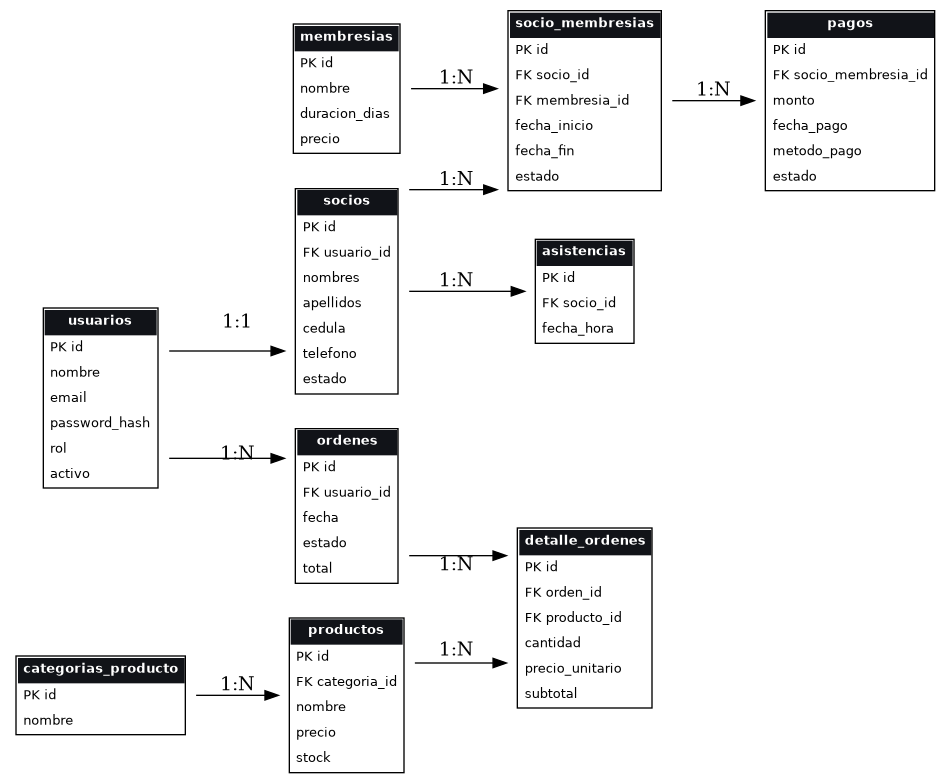

Reproduce this figure in Python.
import graphviz

g = graphviz.Digraph('DER', format='png')
g.attr(rankdir='LR', bgcolor='white', fontname='Helvetica', splines='ortho')
g.attr('node', shape='none', fontname='Helvetica', fontsize='10')

def entidad(nombre, campos):
    filas = ''.join(
        f'<TR><TD ALIGN="LEFT" PORT="{c.split()[0]}">{c}</TD></TR>' for c in campos
    )
    label = f'''<
    <TABLE BORDER="1" CELLBORDER="0" CELLSPACING="0" CELLPADDING="4">
    <TR><TD BGCOLOR="#111318"><FONT COLOR="white"><B>{nombre}</B></FONT></TD></TR>
    {filas}
    </TABLE>>'''
    g.node(nombre, label=label)

entidad('usuarios', ['PK id', 'nombre', 'email', 'password_hash', 'rol', 'activo'])
entidad('socios', ['PK id', 'FK usuario_id', 'nombres', 'apellidos', 'cedula', 'telefono', 'estado'])
entidad('membresias', ['PK id', 'nombre', 'duracion_dias', 'precio'])
entidad('socio_membresias', ['PK id', 'FK socio_id', 'FK membresia_id', 'fecha_inicio', 'fecha_fin', 'estado'])
entidad('pagos', ['PK id', 'FK socio_membresia_id', 'monto', 'fecha_pago', 'metodo_pago', 'estado'])
entidad('asistencias', ['PK id', 'FK socio_id', 'fecha_hora'])
entidad('categorias_producto', ['PK id', 'nombre'])
entidad('productos', ['PK id', 'FK categoria_id', 'nombre', 'precio', 'stock'])
entidad('ordenes', ['PK id', 'FK usuario_id', 'fecha', 'estado', 'total'])
entidad('detalle_ordenes', ['PK id', 'FK orden_id', 'FK producto_id', 'cantidad', 'precio_unitario', 'subtotal'])

g.edge('usuarios', 'socios', label='1:1')
g.edge('socios', 'socio_membresias', label='1:N')
g.edge('membresias', 'socio_membresias', label='1:N')
g.edge('socio_membresias', 'pagos', label='1:N')
g.edge('socios', 'asistencias', label='1:N')
g.edge('categorias_producto', 'productos', label='1:N')
g.edge('usuarios', 'ordenes', label='1:N')
g.edge('ordenes', 'detalle_ordenes', label='1:N')
g.edge('productos', 'detalle_ordenes', label='1:N')

g.render('der', cleanup=True)
print("ok")
